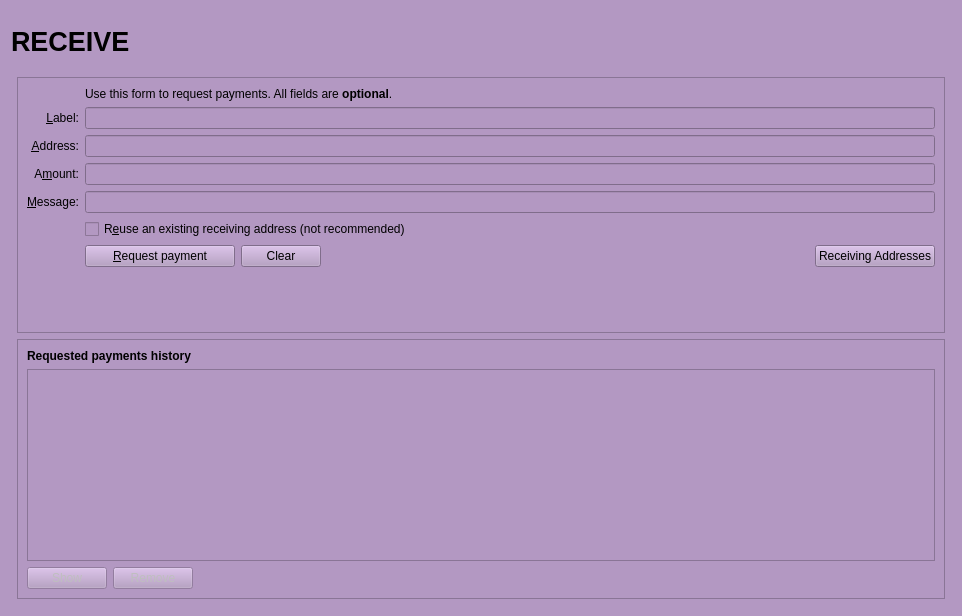
<?xml version="1.0" encoding="UTF-8"?>
<ui version="4.0">
 <class>ReceiveCoinsDialog</class>
 <widget class="QWidget" name="ReceiveCoinsDialog">
  <property name="geometry">
   <rect>
    <x>0</x>
    <y>0</y>
    <width>962</width>
    <height>616</height>
   </rect>
  </property>
  <property name="styleSheet">
   <string notr="true">background-color: rgb(179, 152, 194);</string>
  </property>
  <layout class="QVBoxLayout" name="verticalLayout" stretch="0">
   <item>
    <layout class="QVBoxLayout" name="verticalLayout_Master" stretch="0,1">
     <property name="spacing">
      <number>0</number>
     </property>
     <item>
      <widget class="QFrame" name="frame_Header">
       <layout class="QVBoxLayout" name="verticalLayout_8">
        <property name="leftMargin">
         <number>0</number>
        </property>
        <property name="topMargin">
         <number>0</number>
        </property>
        <property name="rightMargin">
         <number>0</number>
        </property>
        <property name="bottomMargin">
         <number>0</number>
        </property>
        <item>
         <layout class="QHBoxLayout" name="horizontalLayout_Header" stretch="1,0,1">
          <item>
           <widget class="QLabel" name="labelOverviewHeaderLeft">
            <property name="minimumSize">
             <size>
              <width>464</width>
              <height>60</height>
             </size>
            </property>
            <property name="maximumSize">
             <size>
              <width>16777215</width>
              <height>60</height>
             </size>
            </property>
            <property name="font">
             <font>
              <pointsize>20</pointsize>
              <weight>75</weight>
              <bold>true</bold>
             </font>
            </property>
            <property name="text">
             <string>RECEIVE</string>
            </property>
           </widget>
          </item>
          <item>
           <spacer name="horizontalSpacer_3">
            <property name="orientation">
             <enum>Qt::Horizontal</enum>
            </property>
            <property name="sizeHint" stdset="0">
             <size>
              <width>40</width>
              <height>20</height>
             </size>
            </property>
           </spacer>
          </item>
          <item>
           <widget class="QLabel" name="labelOverviewHeaderRight">
            <property name="minimumSize">
             <size>
              <width>464</width>
              <height>60</height>
             </size>
            </property>
            <property name="maximumSize">
             <size>
              <width>16777215</width>
              <height>60</height>
             </size>
            </property>
            <property name="font">
             <font>
              <pointsize>14</pointsize>
             </font>
            </property>
            <property name="text">
             <string/>
            </property>
            <property name="alignment">
             <set>Qt::AlignRight|Qt::AlignTrailing|Qt::AlignVCenter</set>
            </property>
           </widget>
          </item>
         </layout>
        </item>
       </layout>
      </widget>
     </item>
     <item>
      <widget class="QFrame" name="frame_BG">
       <layout class="QVBoxLayout" name="verticalLayout_5">
        <property name="leftMargin">
         <number>6</number>
        </property>
        <property name="topMargin">
         <number>6</number>
        </property>
        <property name="rightMargin">
         <number>6</number>
        </property>
        <property name="bottomMargin">
         <number>6</number>
        </property>
        <item>
         <widget class="QFrame" name="frame2">
          <property name="sizePolicy">
           <sizepolicy hsizetype="Preferred" vsizetype="Expanding">
            <horstretch>0</horstretch>
            <verstretch>0</verstretch>
           </sizepolicy>
          </property>
          <property name="frameShape">
           <enum>QFrame::StyledPanel</enum>
          </property>
          <property name="frameShadow">
           <enum>QFrame::Sunken</enum>
          </property>
          <layout class="QVBoxLayout" name="verticalLayout_3">
           <item>
            <layout class="QGridLayout" name="gridLayout">
             <item row="2" column="2">
              <widget class="QLabel" name="label_5">
               <property name="text">
                <string>Use this form to request payments. All fields are &lt;b&gt;optional&lt;/b&gt;.</string>
               </property>
              </widget>
             </item>
             <item row="4" column="0">
              <widget class="QLabel" name="label_2">
               <property name="toolTip">
                <string>An optional label to associate with the new receiving address.</string>
               </property>
               <property name="text">
                <string>&amp;Label:</string>
               </property>
               <property name="alignment">
                <set>Qt::AlignRight|Qt::AlignTrailing|Qt::AlignVCenter</set>
               </property>
               <property name="buddy">
                <cstring>reqLabel</cstring>
               </property>
              </widget>
             </item>
             <item row="4" column="2">
              <widget class="QLineEdit" name="reqLabel">
               <property name="toolTip">
                <string>An optional label to associate with the new receiving address.</string>
               </property>
              </widget>
             </item>
             <item row="5" column="0">
              <widget class="QLabel" name="label">
               <property name="toolTip">
                <string>Your receiving address. You can copy and use it to receive coins on this wallet. A new one will be generated once it is used.</string>
               </property>
               <property name="text">
                <string>&amp;Address:</string>
               </property>
               <property name="alignment">
                <set>Qt::AlignRight|Qt::AlignTrailing|Qt::AlignVCenter</set>
               </property>
               <property name="buddy">
                <cstring>reqAddress</cstring>
               </property>
              </widget>
             </item>
             <item row="5" column="2">
              <widget class="QLineEdit" name="reqAddress">
               <property name="minimumSize">
                <size>
                 <width>80</width>
                 <height>0</height>
                </size>
               </property>
               <property name="toolTip">
                <string>Your receiving address. You can copy and use it to receive coins on this wallet. A new one will be generated once it is used.</string>
               </property>
               <property name="readOnly">
                <bool>true</bool>
               </property>
              </widget>
             </item>
             <item row="6" column="0">
              <widget class="QLabel" name="label_8">
               <property name="toolTip">
                <string>An optional amount to request. Leave this empty or zero to not request a specific amount.</string>
               </property>
               <property name="text">
                <string>A&amp;mount:</string>
               </property>
               <property name="alignment">
                <set>Qt::AlignRight|Qt::AlignTrailing|Qt::AlignVCenter</set>
               </property>
               <property name="buddy">
                <cstring>reqAmount</cstring>
               </property>
              </widget>
             </item>
             <item row="6" column="2">
              <widget class="BitcoinAmountField" name="reqAmount">
               <property name="minimumSize">
                <size>
                 <width>80</width>
                 <height>0</height>
                </size>
               </property>
               <property name="toolTip">
                <string>An optional amount to request. Leave this empty or zero to not request a specific amount.</string>
               </property>
              </widget>
             </item>
             <item row="7" column="0">
              <widget class="QLabel" name="label_3">
               <property name="toolTip">
                <string>An optional message to attach to the payment request, which will be displayed when the request is opened. Note: The message will not be sent with the payment over the DigitalShadow network.</string>
               </property>
               <property name="text">
                <string>&amp;Message:</string>
               </property>
               <property name="alignment">
                <set>Qt::AlignRight|Qt::AlignTrailing|Qt::AlignVCenter</set>
               </property>
               <property name="buddy">
                <cstring>reqMessage</cstring>
               </property>
              </widget>
             </item>
             <item row="7" column="2">
              <widget class="QLineEdit" name="reqMessage">
               <property name="toolTip">
                <string>An optional message to attach to the payment request, which will be displayed when the request is opened.&lt;br&gt;Note: The message will not be sent with the payment over the DigitalShadow network.</string>
               </property>
              </widget>
             </item>
             <item row="8" column="0">
              <widget class="QLabel" name="label_4">
               <property name="text">
                <string/>
               </property>
              </widget>
             </item>
             <item row="8" column="2">
              <widget class="QCheckBox" name="reuseAddress">
               <property name="toolTip">
                <string>Reuse one of the previously used receiving addresses.&lt;br&gt;Reusing addresses has security and privacy issues.&lt;br&gt;Do not use this unless re-generating a payment request made before.</string>
               </property>
               <property name="text">
                <string>R&amp;euse an existing receiving address (not recommended)</string>
               </property>
              </widget>
             </item>
             <item row="9" column="0">
              <widget class="QLabel" name="label_7">
               <property name="text">
                <string/>
               </property>
              </widget>
             </item>
             <item row="9" column="2">
              <layout class="QHBoxLayout" name="horizontalLayout">
               <item>
                <widget class="QPushButton" name="receiveButton">
                 <property name="minimumSize">
                  <size>
                   <width>150</width>
                   <height>0</height>
                  </size>
                 </property>
                 <property name="text">
                  <string>&amp;Request payment</string>
                 </property>
                 <property name="icon">
                  <iconset resource="../digitalshadow.qrc">
                   <normaloff>:/icons/receiving_addresses</normaloff>:/icons/receiving_addresses</iconset>
                 </property>
                </widget>
               </item>
               <item>
                <widget class="QPushButton" name="clearButton">
                 <property name="sizePolicy">
                  <sizepolicy hsizetype="Minimum" vsizetype="Fixed">
                   <horstretch>0</horstretch>
                   <verstretch>0</verstretch>
                  </sizepolicy>
                 </property>
                 <property name="toolTip">
                  <string>Clear all fields of the form.</string>
                 </property>
                 <property name="text">
                  <string>Clear</string>
                 </property>
                 <property name="icon">
                  <iconset resource="../digitalshadow.qrc">
                   <normaloff>:/icons/remove</normaloff>:/icons/remove</iconset>
                 </property>
                 <property name="autoDefault">
                  <bool>false</bool>
                 </property>
                </widget>
               </item>
               <item>
                <spacer name="horizontalSpacer">
                 <property name="orientation">
                  <enum>Qt::Horizontal</enum>
                 </property>
                 <property name="sizeHint" stdset="0">
                  <size>
                   <width>40</width>
                   <height>20</height>
                  </size>
                 </property>
                </spacer>
               </item>
               <item>
                <widget class="QPushButton" name="receivingAddressesButton">
                 <property name="text">
                  <string>Receiving Addresses</string>
                 </property>
                 <property name="icon">
                  <iconset resource="../digitalshadow.qrc">
                   <normaloff>:/icons/address-book</normaloff>:/icons/address-book</iconset>
                 </property>
                 <property name="autoDefault">
                  <bool>false</bool>
                 </property>
                </widget>
               </item>
              </layout>
             </item>
             <item row="10" column="2">
              <spacer name="verticalSpacer">
               <property name="orientation">
                <enum>Qt::Vertical</enum>
               </property>
               <property name="sizeHint" stdset="0">
                <size>
                 <width>20</width>
                 <height>40</height>
                </size>
               </property>
              </spacer>
             </item>
            </layout>
           </item>
          </layout>
         </widget>
        </item>
        <item>
         <widget class="QFrame" name="frame">
          <property name="sizePolicy">
           <sizepolicy hsizetype="Preferred" vsizetype="Expanding">
            <horstretch>0</horstretch>
            <verstretch>0</verstretch>
           </sizepolicy>
          </property>
          <property name="frameShape">
           <enum>QFrame::StyledPanel</enum>
          </property>
          <property name="frameShadow">
           <enum>QFrame::Raised</enum>
          </property>
          <layout class="QVBoxLayout" name="verticalLayout_2">
           <item>
            <widget class="QLabel" name="label_6">
             <property name="font">
              <font>
               <weight>75</weight>
               <bold>true</bold>
              </font>
             </property>
             <property name="text">
              <string>Requested payments history</string>
             </property>
            </widget>
           </item>
           <item>
            <widget class="QTableView" name="recentRequestsView">
             <property name="palette">
              <palette>
               <active>
                <colorrole role="Button">
                 <brush brushstyle="SolidPattern">
                  <color alpha="255">
                   <red>179</red>
                   <green>152</green>
                   <blue>194</blue>
                  </color>
                 </brush>
                </colorrole>
                <colorrole role="Text">
                 <brush brushstyle="SolidPattern">
                  <color alpha="255">
                   <red>51</red>
                   <green>51</green>
                   <blue>51</blue>
                  </color>
                 </brush>
                </colorrole>
                <colorrole role="Base">
                 <brush brushstyle="SolidPattern">
                  <color alpha="255">
                   <red>179</red>
                   <green>152</green>
                   <blue>194</blue>
                  </color>
                 </brush>
                </colorrole>
                <colorrole role="Window">
                 <brush brushstyle="SolidPattern">
                  <color alpha="255">
                   <red>179</red>
                   <green>152</green>
                   <blue>194</blue>
                  </color>
                 </brush>
                </colorrole>
               </active>
               <inactive>
                <colorrole role="Button">
                 <brush brushstyle="SolidPattern">
                  <color alpha="255">
                   <red>179</red>
                   <green>152</green>
                   <blue>194</blue>
                  </color>
                 </brush>
                </colorrole>
                <colorrole role="Text">
                 <brush brushstyle="SolidPattern">
                  <color alpha="255">
                   <red>51</red>
                   <green>51</green>
                   <blue>51</blue>
                  </color>
                 </brush>
                </colorrole>
                <colorrole role="Base">
                 <brush brushstyle="SolidPattern">
                  <color alpha="255">
                   <red>179</red>
                   <green>152</green>
                   <blue>194</blue>
                  </color>
                 </brush>
                </colorrole>
                <colorrole role="Window">
                 <brush brushstyle="SolidPattern">
                  <color alpha="255">
                   <red>179</red>
                   <green>152</green>
                   <blue>194</blue>
                  </color>
                 </brush>
                </colorrole>
               </inactive>
               <disabled>
                <colorrole role="Button">
                 <brush brushstyle="SolidPattern">
                  <color alpha="255">
                   <red>179</red>
                   <green>152</green>
                   <blue>194</blue>
                  </color>
                 </brush>
                </colorrole>
                <colorrole role="Text">
                 <brush brushstyle="SolidPattern">
                  <color alpha="255">
                   <red>85</red>
                   <green>85</green>
                   <blue>85</blue>
                  </color>
                 </brush>
                </colorrole>
                <colorrole role="Base">
                 <brush brushstyle="SolidPattern">
                  <color alpha="255">
                   <red>179</red>
                   <green>152</green>
                   <blue>194</blue>
                  </color>
                 </brush>
                </colorrole>
                <colorrole role="Window">
                 <brush brushstyle="SolidPattern">
                  <color alpha="255">
                   <red>179</red>
                   <green>152</green>
                   <blue>194</blue>
                  </color>
                 </brush>
                </colorrole>
               </disabled>
              </palette>
             </property>
             <property name="contextMenuPolicy">
              <enum>Qt::CustomContextMenu</enum>
             </property>
             <property name="tabKeyNavigation">
              <bool>false</bool>
             </property>
             <property name="sortingEnabled">
              <bool>true</bool>
             </property>
            </widget>
           </item>
           <item>
            <layout class="QHBoxLayout" name="horizontalLayout_2">
             <item>
              <widget class="QPushButton" name="showRequestButton">
               <property name="enabled">
                <bool>false</bool>
               </property>
               <property name="toolTip">
                <string>Show the selected request (does the same as double clicking an entry)</string>
               </property>
               <property name="text">
                <string>Show</string>
               </property>
               <property name="icon">
                <iconset resource="../digitalshadow.qrc">
                 <normaloff>:/icons/edit</normaloff>:/icons/edit</iconset>
               </property>
               <property name="autoDefault">
                <bool>false</bool>
               </property>
              </widget>
             </item>
             <item>
              <widget class="QPushButton" name="removeRequestButton">
               <property name="enabled">
                <bool>false</bool>
               </property>
               <property name="toolTip">
                <string>Remove the selected entries from the list</string>
               </property>
               <property name="text">
                <string>Remove</string>
               </property>
               <property name="icon">
                <iconset resource="../digitalshadow.qrc">
                 <normaloff>:/icons/remove</normaloff>:/icons/remove</iconset>
               </property>
               <property name="autoDefault">
                <bool>false</bool>
               </property>
              </widget>
             </item>
             <item>
              <spacer name="horizontalSpacer_2">
               <property name="orientation">
                <enum>Qt::Horizontal</enum>
               </property>
               <property name="sizeHint" stdset="0">
                <size>
                 <width>40</width>
                 <height>20</height>
                </size>
               </property>
              </spacer>
             </item>
            </layout>
           </item>
          </layout>
         </widget>
        </item>
       </layout>
      </widget>
     </item>
    </layout>
   </item>
  </layout>
 </widget>
 <customwidgets>
  <customwidget>
   <class>BitcoinAmountField</class>
   <extends>QLineEdit</extends>
   <header>bitcoinamountfield.h</header>
   <container>1</container>
  </customwidget>
 </customwidgets>
 <tabstops>
  <tabstop>reqLabel</tabstop>
  <tabstop>reqAddress</tabstop>
  <tabstop>reqAmount</tabstop>
  <tabstop>reqMessage</tabstop>
  <tabstop>reuseAddress</tabstop>
  <tabstop>receiveButton</tabstop>
  <tabstop>clearButton</tabstop>
  <tabstop>recentRequestsView</tabstop>
  <tabstop>showRequestButton</tabstop>
  <tabstop>removeRequestButton</tabstop>
 </tabstops>
 <resources>
  <include location="../digitalshadow.qrc"/>
 </resources>
 <connections/>
</ui>
